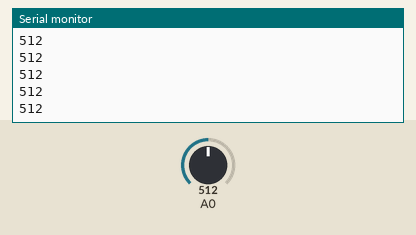
Simulated run of this sketch. Board: Arduino Uno, built with avr-gcc and run on an emulated ATmega328P. On the bench: the last lines printed to the serial monitor. Inputs (shaded band) come from the test bench; at power-on: A0 = 512.

Above: at 1.2 s.
1.3 s: A0 set to 716
At 1.31 s:
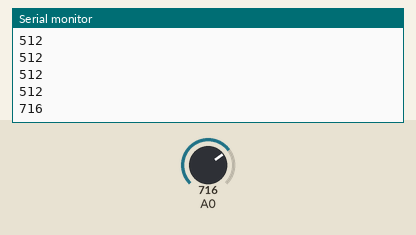
2.8 s: A0 set to 900
At 2.81 s:
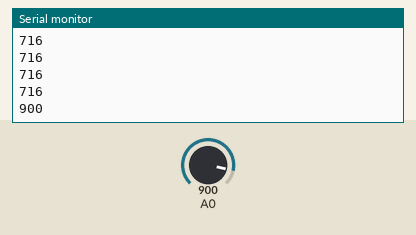
Timing chart, 0 to 5.8 s (numbered marks = the images above; inputs shaded):
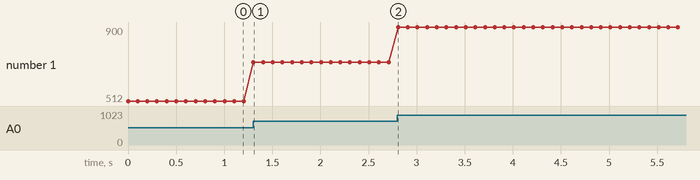

Measured:
- after the input at 1.3 s, the serial monitor: prints a new line at once (image 1)
- after the input at 2.8 s, the serial monitor: prints a new line at once (image 2)
- plotted number 1: 512 → 716 after the input at 1.3 s, 716 → 900 after the input at 2.8 s

The sketch:

lecturaDeEntradas.ino
```cpp
/*
  AnalogRead
  Le unha entrada analoxica no pin A0, e imprime o resultado no monitor
  serie.
  Unir o pin central do potenciometro ao A0, un dos extremos a 5V
  e o outro a GND.

 */

// Isto xa sabes o que fai polo exemplo anterior:
void setup() {
  // isto hai que poñelo cando imos usar comunicacion serie, xa o
  //veremos con mais detalle:
  Serial.begin(9600);
}

// Xa sabes que o loop se executa unha e outra vez:
void loop() {
  // isto crea unha variable que se chama valorSensor que garda
  //o valor que lea en A0:
  int valorPote = analogRead(A0);
  // imprime o que vale valorSensor
  Serial.println(valorPote);
  delay(100);   // poñemoslle un delay para que dea menos lecturas
}
```
